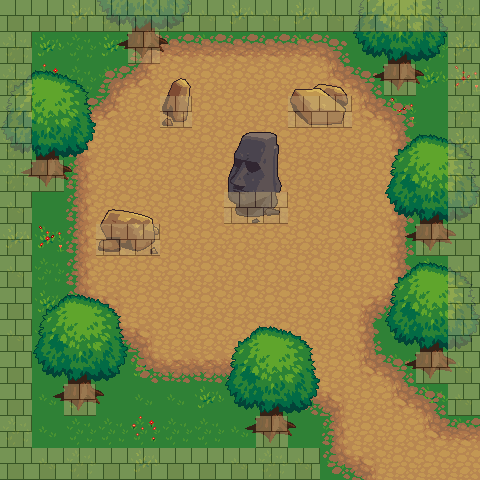

A level layout from a 2D game, rendered from its tile map. Below: a short description, then the map file with tile-grid data replaced by summaries:
An orthogonal 15x15 tile map with 32x32 px tiles, 6 tile layers (Grass, Path, Path Decals, Tree Base, ...) and 1 object.

<map version="1.0" orientation="orthogonal" renderorder="right-down" width="15" height="15" tilewidth="32" tileheight="32" nextobjectid="1">
 <tileset firstgid="1" name="terrain_atlas" tilewidth="32" tileheight="32">
  <image source="terrain_atlas.png" width="1024" height="1024" />
  <terraintypes>
   <terrain name="Dirt" tile="-1" />
  </terraintypes>
  <tile id="16" terrain="0,0,0," />
  <tile id="17" terrain="0,0,,0" />
  <tile id="48" terrain="0,,0,0" />
  <tile id="49" terrain=",0,0,0" />
  <tile id="79" terrain=",,,0" />
  <tile id="80" terrain=",,0,0" />
  <tile id="81" terrain=",,0," />
  <tile id="111" terrain=",0,,0" />
  <tile id="112" terrain="0,0,0,0" />
  <tile id="113" terrain="0,,0," />
  <tile id="143" terrain=",0,," />
  <tile id="144" terrain="0,0,," />
  <tile id="145" terrain="0,,," />
  <tile id="982">
   <objectgroup draworder="index">
    <object id="0" x="0" y="0" width="31.875" height="32" />
   </objectgroup>
  </tile>
 </tileset>
 <layer name="Grass" width="15" height="15">
  <data>[225 cells, 225 non-empty, 7 distinct tile ids]</data>
 </layer>
 <layer name="Path" width="15" height="15">
  <data>[225 cells, 126 non-empty, 13 distinct tile ids]</data>
 </layer>
 <layer name="Path Decals" width="15" height="15">
  <data>[225 cells, 7 non-empty, 7 distinct tile ids]</data>
 </layer>
 <layer name="Tree Base" width="15" height="15">
  <data>[225 cells, 21 non-empty, 3 distinct tile ids]</data>
 </layer>
 <layer name="Tree tops" width="15" height="15">
  <data>[225 cells, 63 non-empty, 18 distinct tile ids]</data>
 </layer>
 <layer name="Collisions" width="15" height="15" opacity="0.48">
  <data>[225 cells, 64 non-empty, 1 distinct tile ids]</data>
 </layer>
</map>
